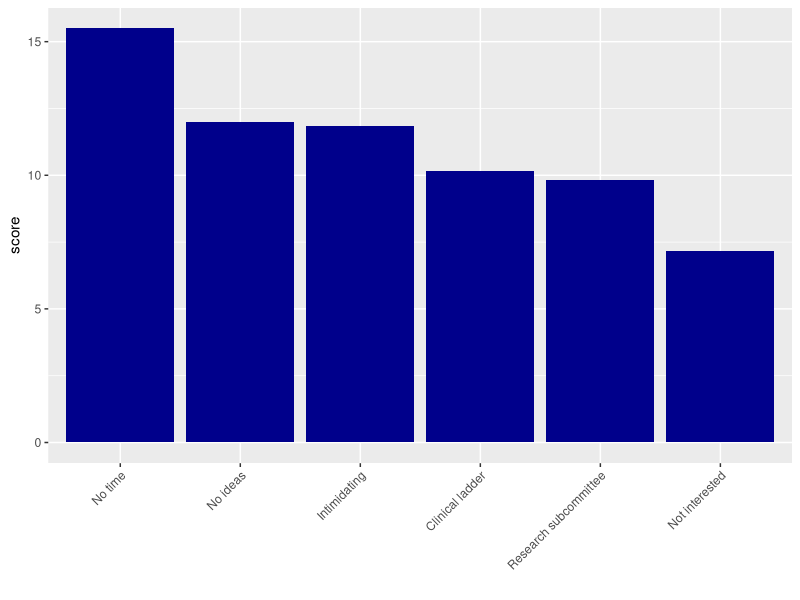
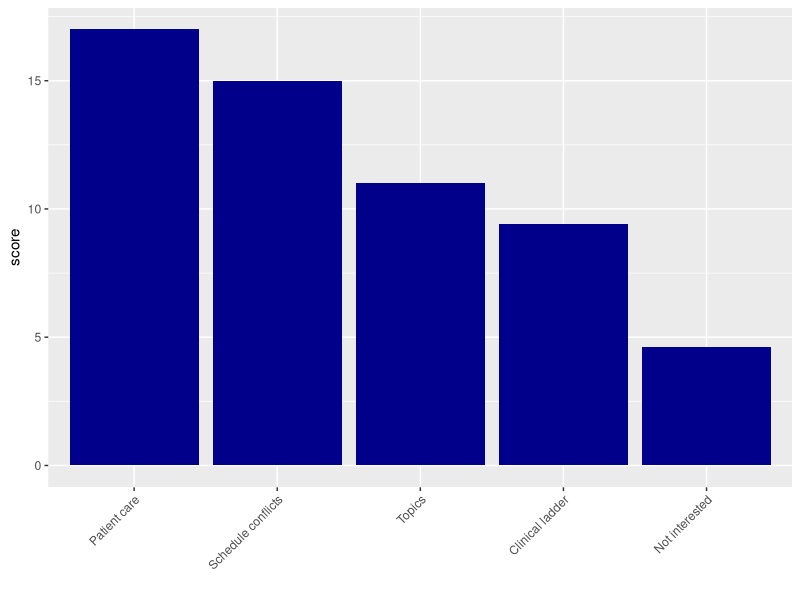

These figures' R source, in order:
## ---- chunk 1
library(readr)
responses <- read_csv("responses.csv")
comments <- read_csv("comments.csv")
## ---- chunk 2
library(dplyr)
library(stringr)
library(ggplot2)

ans <- c("Disagree with processes of research subcommittee" = "Research subcommittee",
         "Intimidated by degree of involvement" = "Intimidating",
         "No perceived benefit for clinical ladder advancement" = "Clinical ladder",
         "No protected work time for residency projects" = "No time",
         "No research ideas" = "No ideas",
         "Not interested in precepting projects" = "Not interested")

results <- filter(responses, question == 1) %>%
    mutate(score = (7 - rank) / 6,
           option = str_replace_all(option, ans)) %>%
    group_by(option) %>%
    summarize(score = sum(score)) %>%
    arrange(desc(score))
    
ggplot(results, aes(x = ordered(option, levels = results$option), y = score)) +
    geom_bar(stat = "identity", fill = "dark blue") +
    xlab("") +
    theme(axis.text.x = element_text(angle = 45, hjust = 1))
## ---- chunk 3
ans <- c("Patient care responsibilities" = "Patient care",
         "No perceived benefit for my position or career ladder advancement" = "Clinical ladder",
         "Topics are not interesting" = "Topics",
         "Schedule conflicts with other meetings" = "Schedule conflicts",
         "Not interested in residency activities" = "Not interested")

results <- filter(responses, question == 2) %>%
    mutate(score = (6 - rank) / 5,
           option = str_replace_all(option, ans)) %>%
    group_by(option) %>%
    summarize(score = sum(score)) %>%
    arrange(desc(score))
    
ggplot(results, aes(x = ordered(option, levels = results$option), y = score)) +
    geom_bar(stat = "identity", fill = "dark blue") +
    xlab("") +
    theme(axis.text.x = element_text(angle = 45, hjust = 1))

